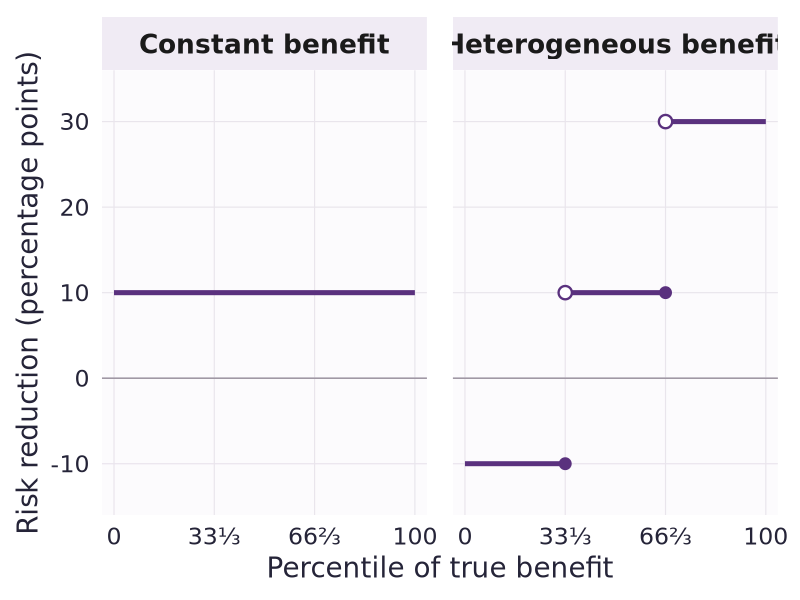
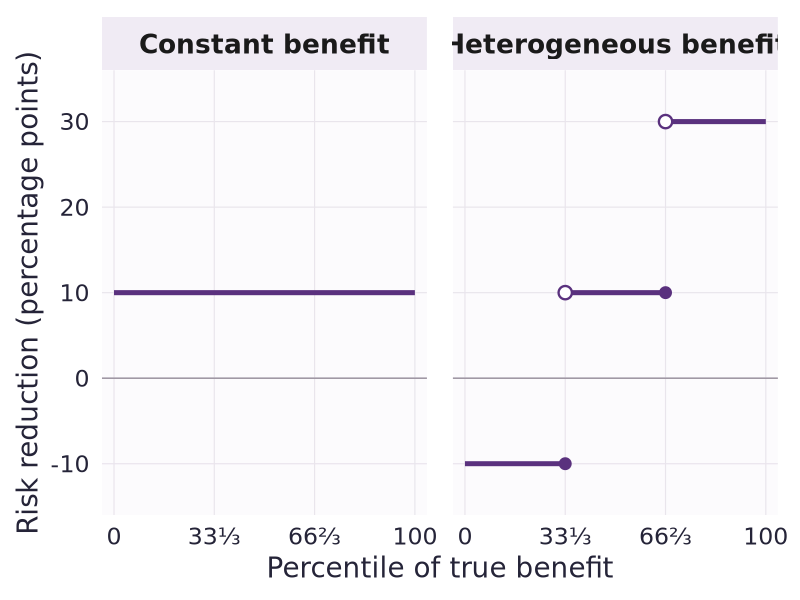

Generate these figures, in order, with R:
#!/usr/bin/env Rscript
# Constructed conditional-average risks for the two-slide warm-up.
# These are population quantities, not sampled outcomes or fitted estimates.
library(ggplot2)

output_dir <- "results/warmup"
dir.create(output_dir, recursive = TRUE, showWarnings = FALSE)
scenario_names <- c("Constant benefit", "Heterogeneous benefit")
truth <- data.frame(
  scenario = rep(scenario_names, each = 3),
  profile = rep(c("A", "B", "C"), 2),
  population_weight = rep(1 / 3, 6),
  risk_control = rep(.40, 6),
  risk_treated = c(.30, .30, .30, .50, .30, .10)
)
truth$benefit <- truth$risk_control - truth$risk_treated
summary <- do.call(rbind, lapply(scenario_names, function(name) {
  d <- truth[truth$scenario == name, ]
  data.frame(
    scenario = name,
    risk_control = sum(d$population_weight * d$risk_control),
    risk_treated = sum(d$population_weight * d$risk_treated),
    mean_benefit = sum(d$population_weight * d$benefit)
  )
}))

# Check the population construction independently of the plot.
stopifnot(all(truth$risk_control >= 0 & truth$risk_control <= 1),
          all(truth$risk_treated >= 0 & truth$risk_treated <= 1),
          all(abs(tapply(truth$population_weight, truth$scenario, sum) - 1) < 1e-12),
          max(abs(summary$risk_control - .40)) < 1e-12,
          max(abs(summary$risk_treated - .30)) < 1e-12,
          max(abs(summary$mean_benefit - .10)) < 1e-12,
          max(abs(truth$benefit - c(.10, .10, .10, -.10, .10, .30))) < 1e-12)

# Population inverse-CDF quantile: at a jump boundary, take the lower step.
population_quantile <- function(u, d) {
  d <- d[order(d$benefit), ]
  cumulative <- cumsum(d$population_weight)
  vapply(u, function(p) d$benefit[which(cumulative >= p)[1]], numeric(1))
}
u <- c(.10, 1 / 3, .50, 2 / 3, .90)
stopifnot(max(abs(population_quantile(u, truth[4:6, ]) -
                     c(-.10, -.10, .10, .10, .30))) < 1e-12)

# Exact horizontal quantile segments, with open starts and closed ends at
# jumps. No smoothing, sampling uncertainty or package inference is implied.
segments <- data.frame(
  scenario = c(scenario_names[1], rep(scenario_names[2], 3)),
  lower_percentile = c(0, 0, 100 / 3, 200 / 3),
  upper_percentile = c(100, 100 / 3, 200 / 3, 100),
  benefit_pp = c(10, -10, 10, 30)
)
segments$scenario <- factor(segments$scenario, levels = scenario_names)
jump_start <- segments[segments$scenario == scenario_names[2] &
                         segments$lower_percentile > 0, ]
jump_end <- segments[segments$scenario == scenario_names[2] &
                       segments$upper_percentile < 100, ]

figure <- ggplot(segments) +
  geom_hline(yintercept = 0, colour = "#9A929F", linewidth = .5) +
  geom_segment(aes(x = lower_percentile, xend = upper_percentile,
                   y = benefit_pp, yend = benefit_pp),
               colour = "#5A317E", linewidth = 1.7, lineend = "butt") +
  geom_point(data = jump_start, aes(lower_percentile, benefit_pp),
             shape = 21, fill = "white", colour = "#5A317E", stroke = 1.2, size = 3.7) +
  geom_point(data = jump_end, aes(upper_percentile, benefit_pp),
             colour = "#5A317E", size = 3.7) +
  facet_wrap(~ scenario, nrow = 1) +
  scale_x_continuous(breaks = c(0, 100 / 3, 200 / 3, 100),
                     labels = c("0", "33⅓", "66⅔", "100"),
                     limits = c(0, 100), expand = expansion(mult = .04)) +
  scale_y_continuous(breaks = seq(-10, 30, by = 10), limits = c(-16, 36),
                     expand = expansion(mult = 0)) +
  labs(x = "Percentile of true benefit", y = "Risk reduction (percentage points)") +
  theme_minimal(base_size = 20, base_family = "DejaVu Sans") +
  theme(
    text = element_text(colour = "#252438"),
    axis.text = element_text(colour = "#252438", size = 17),
    axis.title = element_text(margin = margin(t = 10, r = 10)),
    panel.grid.minor = element_blank(),
    panel.grid.major = element_line(colour = "#E9E5EC", linewidth = .4),
    strip.text = element_text(face = "bold", size = 19,
                              margin = margin(t = 10, b = 10)),
    strip.background = element_rect(fill = "#F0EBF4", colour = NA),
    panel.spacing = grid::unit(1.3, "lines"),
    plot.background = element_rect(fill = "white", colour = NA),
    panel.background = element_rect(fill = "#FCFBFD", colour = NA),
    plot.margin = margin(12, 16, 12, 12)
  )

write.csv(truth, file.path(output_dir, "population-risks.csv"), row.names = FALSE)
write.csv(summary, file.path(output_dir, "population-means.csv"), row.names = FALSE)
write.csv(segments, file.path(output_dir, "quantile-segments.csv"), row.names = FALSE)
ggsave(file.path(output_dir, "effect-distributions.png"), figure,
       width = 12, height = 6.2, dpi = 220, bg = "white")
ggsave(file.path(output_dir, "effect-distributions.pdf"), figure,
       width = 12, height = 6.2, device = grDevices::cairo_pdf, bg = "white")
cat("Verified equal 10 pp population means, valid risks and exact quantile steps.\n")
